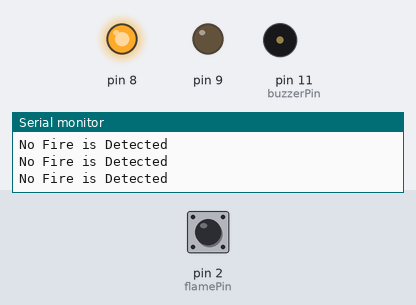
Bench run of a sketch on a simulated Arduino Uno, built with avr-gcc and run on an emulated ATmega328P. Parts: output pins drawn as LEDs (lit = HIGH), buzzer (waves = sounding, pin HIGH), the last lines printed to the serial monitor. Dashed ring = blinking. Inputs (shaded band) come from the test bench; at power-on: pin 2 (flamePin) HIGH.

Above: at 1.2 s.
1.3 s: pin 2 (flamePin) driven LOW
At 1.8 s:
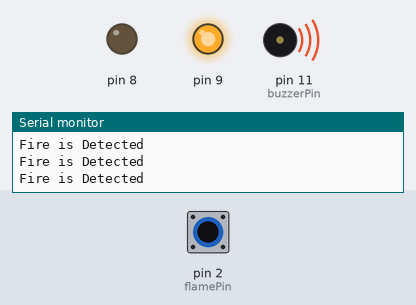
2.8 s: pin 2 (flamePin) driven HIGH
At 4.0 s:
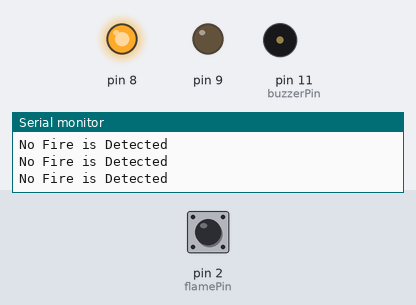
4.3 s: pin 2 (flamePin) pulsed LOW 2 times (0.12 s each, 0.3 s apart)
At 4.68 s:
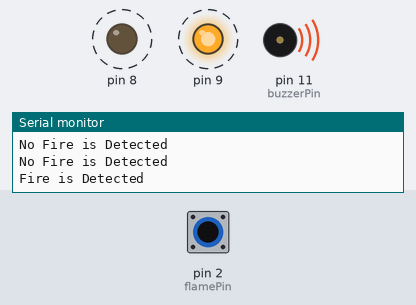
7.9 s: pin 2 (flamePin) pulsed LOW 5 times (0.12 s each, 0.3 s apart)
At 9.6 s:
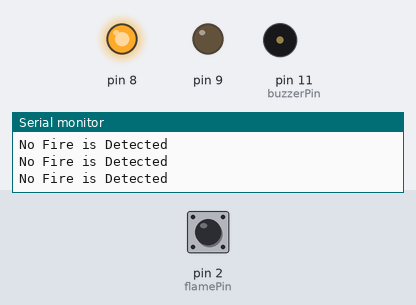
Timing chart, 0 to 11.1 s (numbered marks = the images above; inputs shaded):
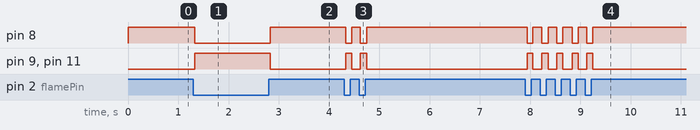

Measured:
- after the input at 1.3 s, pin 8: HIGH → LOW at once; pin 9, pin 11 (buzzerPin): LOW → HIGH at once
- after the input at 2.8 s, pin 8: LOW → HIGH at once; pin 9, pin 11 (buzzerPin): HIGH → LOW at once
- after the input at 4.3 s, pin 8: alternates HIGH for 0.17 s and LOW for 0.12 s, 4 changes in all, then stays HIGH, starting at once; pin 9, pin 11 (buzzerPin): alternates HIGH for 0.12 s and LOW for 0.17 s, 4 changes in all, then stays LOW, starting at once
- after the input at 7.9 s, pin 8: alternates HIGH for 0.17 s and LOW for 0.12 s, 10 changes in all, then stays HIGH, starting at once; pin 9, pin 11 (buzzerPin): alternates HIGH for 0.12 s and LOW for 0.17 s, 10 changes in all, then stays LOW, starting at once

The sketch:

neruppu.ino
```cpp
const int buzzerPin = 11;
const int flamePin = 2;
int Flame = HIGH;
void setup()
{ pinMode(buzzerPin, OUTPUT);
pinMode(flamePin, INPUT);
Serial.begin(9600);
pinMode(9,OUTPUT);
pinMode(8,OUTPUT);
} void loop() {
  Flame = digitalRead(flamePin);
  //digitalWrite(8,HIGH);
  if (Flame== LOW) { Serial.println("Fire is Detected");
  digitalWrite(buzzerPin, HIGH);
  digitalWrite(8,LOW);
  digitalWrite(9,HIGH);
  }
 else
  { Serial.println("No Fire is Detected");
  digitalWrite(buzzerPin, LOW);
  digitalWrite(9,LOW);
  digitalWrite(8,HIGH);
  }}
```
